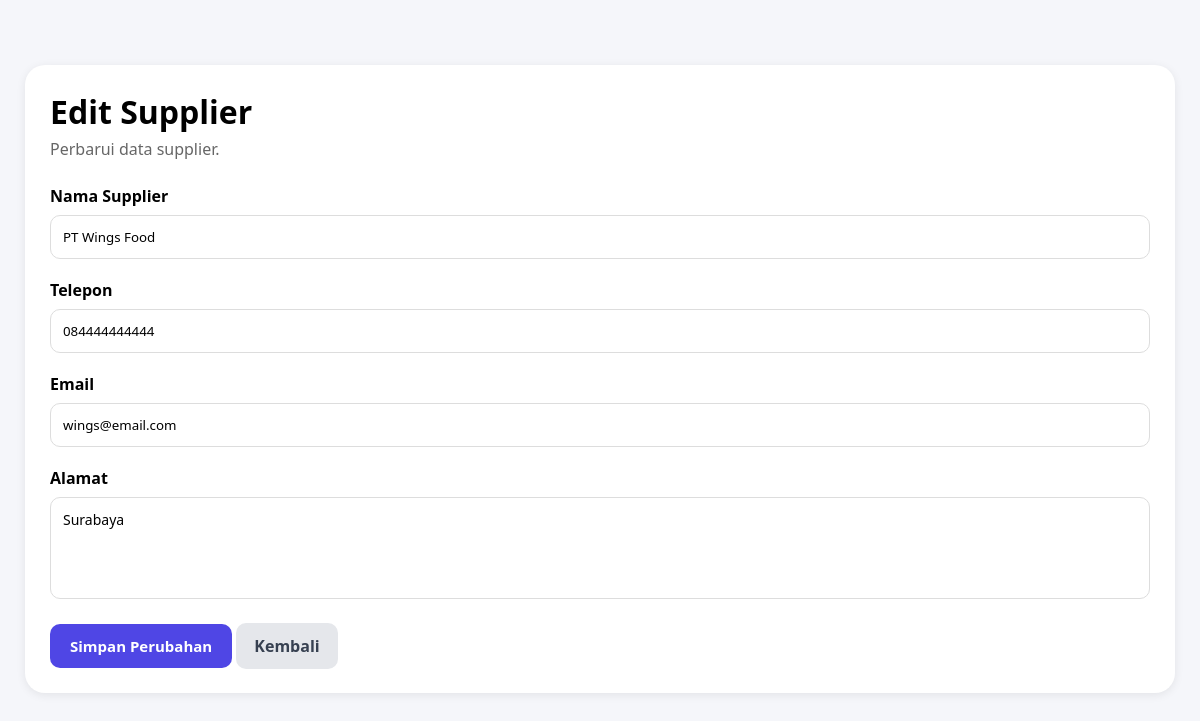
The app's page /manager/edit_supplier.php?id=4 (signed in) with its own data.
### tables this page shows
CREATE TABLE `supplier` (
  `id_supplier` int(11) NOT NULL,
  `nama_supplier` varchar(100) NOT NULL,
  `telepon` varchar(20) DEFAULT NULL,
  `email` varchar(100) DEFAULT NULL,
  `alamat` text DEFAULT NULL
);

### manager/edit_supplier.php (the view, shortened to what this page needs)
<?php
include '../config/koneksi.php';
$id = $_GET['id'];
$data = mysqli_fetch_assoc(
    mysqli_query($conn,"
        SELECT *
        FROM supplier
        WHERE id_supplier='$id'
    ")
);
?>
<!DOCTYPE html>
<html>
<head>
<link rel="stylesheet" href="../admin/dashboard.css">
</head>
<body>
<div class="container">
<div class="main">
<div class="inventory-card">
<div class="inventory-top">
<div>
<h2>Edit Supplier</h2>
<p>Perbarui data supplier.</p>
</div>
</div>
<form method="POST">
<div class="form-group">
<label>Nama Supplier</label>
<input
type="text"
name="nama_supplier"
value="<?= $data['nama_supplier']; ?>"
required>
</div>
<div class="form-group">
<label>Telepon</label>
<input
type="text"
name="telepon"
value="<?= $data['telepon']; ?>">
</div>
<div class="form-group">
<label>Email</label>
<input
type="email"
name="email"
value="<?= $data['email']; ?>">
</div>
<div class="form-group">
<label>Alamat</label>
<textarea
name="alamat"
rows="4"><?= $data['alamat']; ?></textarea>
</div>
<button
type="submit"
name="simpan"
class="btn-save">
Simpan Perubahan
</button>
<a
href="supplier.php"
class="btn-back">
Kembali
</a>
</form>
</div>
</div>
</div>
</body>
</html>

### admin/dashboard.css (style rules this page uses)
* { margin:0; padding:0; box-sizing:border-box; font-family:Segoe UI, sans-serif; }
body { background:#f5f6fa; }
.container { display:flex; min-height:100vh; }
.main { flex:1; padding:25px; }
.inventory-card { background:white; padding:25px; border-radius:20px; box-shadow:0 2px 10px rgba(0,0,0,0.08); margin-top:40px; }
.inventory-top { display:flex; justify-content:space-between; align-items:center; margin-bottom:25px; }
.inventory-top h2 { font-size:32px; margin-bottom:5px; }
.inventory-top p { color:#666; }
.form-group { margin-bottom:20px; }
.form-group label { display:block; margin-bottom:8px; font-weight:600; }
.form-group input, .form-group select { width:100%; padding:12px; border:1px solid #ddd; border-radius:10px; }
.btn-save { background:#4f46e5; color:white; border:none; padding:12px 20px; border-radius:10px; cursor:pointer; font-size:15px; font-weight:600; }
.form-group textarea, .form-group select { width:100%; padding:12px; border:1px solid #ddd; border-radius:10px; font-size:14px; resize:none; }
.btn-back { background:#e5e7eb; color:#374151; text-decoration:none; padding:12px 18px; border-radius:10px; font-weight:600; }

### records on screen
supplier: nama_supplier "PT Wings Food", telepon "084444444444", email "wings@email.com", alamat "Surabaya"
